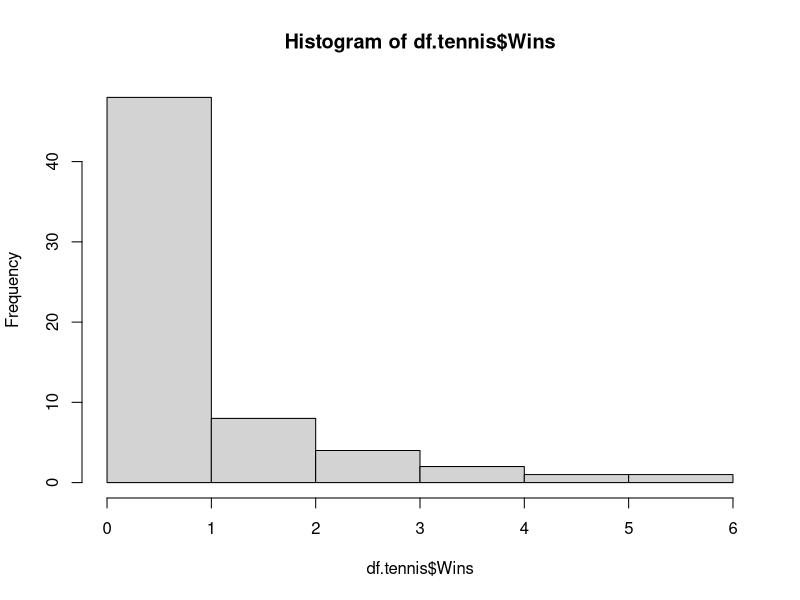

Write the R code that produced this figure.

results <- read.csv(file = "../../Data/ausopen2017.csv", header = TRUE, row.names = NULL, encoding = "UTF-8", sep = ",", dec = ".", quote = "\"", comment.char = "")
head(results)
summary(results$Round)

df <- data.frame(results$Winner, results$Loser, results$Round, results$WRank, results$LRank)
head(df)

names(df)[names(df) == "results.Winner"] <- "Winner"
names(df)[names(df) == "results.Loser"] <- "Loser"
names(df)[names(df) == "results.Round"] <- "Round"
names(df)[names(df) == "results.WRank"] <- "WRank"
names(df)[names(df) == "results.LRank"] <- "LRank"

df.2 <- df[df$Round == '2nd Round',]
nrow(df.2)
df.2$Winner <- as.character(df.2$Winner)
df.2$Loser <- as.character(df.2$Loser)
df.2$WRank <- as.integer(df.2$WRank)
df.2$LRank <- as.integer(df.2$LRank)
df.2 <- df.2[order(df.2$WRank),]
df.2

# 2 in the world skipped
# there are 2 #4 ranked players

df.2$highest <- ifelse(df.2$WRank < df.2$LRank, df.2$WRank, df.2$LRank)
df.2 <- df.2[order(df.2$highest),]
df.2

df.0116 <- df.2[1:4,]
df.0215 <- df.2[5:8,]
df.0314 <- df.2[9:12,]
df.0413 <- df.2[13:16,]
df.0512 <- df.2[17:20,]
df.0611 <- df.2[21:24,]
df.0710 <- df.2[25:28,]
df.0809 <- df.2[29:32,]

df.0116$A <- ifelse(df.0116$WRank < df.0116$LRank, df.0116$Winner, df.0116$Loser)
df.0116$AR <- 1
df.0116$B <- ifelse(df.0116$WRank > df.0116$LRank, df.0116$Winner, df.0116$Loser)
df.0116$BR <- 16
df.0116$Winner <- NULL
df.0116$Loser <- NULL
df.0116$Round <- NULL
df.0116$WRank <- NULL
df.0116$LRank <- NULL
df.0116$highest <- NULL

df.0215$A <- ifelse(df.0215$WRank < df.0215$LRank, df.0215$Winner, df.0215$Loser)
df.0215$AR <- 2
df.0215$B <- ifelse(df.0215$WRank > df.0215$LRank, df.0215$Winner, df.0215$Loser)
df.0215$BR <- 15
df.0215$Winner <- NULL
df.0215$Loser <- NULL
df.0215$Round <- NULL
df.0215$WRank <- NULL
df.0215$LRank <- NULL
df.0215$highest <- NULL

df.0314$A <- ifelse(df.0314$WRank < df.0314$LRank, df.0314$Winner, df.0314$Loser)
df.0314$AR <- 3
df.0314$B <- ifelse(df.0314$WRank > df.0314$LRank, df.0314$Winner, df.0314$Loser)
df.0314$BR <- 14
df.0314$Winner <- NULL
df.0314$Loser <- NULL
df.0314$Round <- NULL
df.0314$WRank <- NULL
df.0314$LRank <- NULL
df.0314$highest <- NULL

df.0413$A <- ifelse(df.0413$WRank < df.0413$LRank, df.0413$Winner, df.0413$Loser)
df.0413$AR <- 4
df.0413$B <- ifelse(df.0413$WRank > df.0413$LRank, df.0413$Winner, df.0413$Loser)
df.0413$BR <- 13
df.0413$Winner <- NULL
df.0413$Loser <- NULL
df.0413$Round <- NULL
df.0413$WRank <- NULL
df.0413$LRank <- NULL
df.0413$highest <- NULL

df.0512$A <- ifelse(df.0512$WRank < df.0512$LRank, df.0512$Winner, df.0512$Loser)
df.0512$AR <- 5
df.0512$B <- ifelse(df.0512$WRank > df.0512$LRank, df.0512$Winner, df.0512$Loser)
df.0512$BR <- 12
df.0512$Winner <- NULL
df.0512$Loser <- NULL
df.0512$Round <- NULL
df.0512$WRank <- NULL
df.0512$LRank <- NULL
df.0512$highest <- NULL

df.0611$A <- ifelse(df.0611$WRank < df.0611$LRank, df.0611$Winner, df.0611$Loser)
df.0611$AR <- 6
df.0611$B <- ifelse(df.0611$WRank > df.0611$LRank, df.0611$Winner, df.0611$Loser)
df.0611$BR <- 11
df.0611$Winner <- NULL
df.0611$Loser <- NULL
df.0611$Round <- NULL
df.0611$WRank <- NULL
df.0611$LRank <- NULL
df.0611$highest <- NULL

df.0710$A <- ifelse(df.0710$WRank < df.0710$LRank, df.0710$Winner, df.0710$Loser)
df.0710$AR <- 7
df.0710$B <- ifelse(df.0710$WRank > df.0710$LRank, df.0710$Winner, df.0710$Loser)
df.0710$BR <- 10
df.0710$Winner <- NULL
df.0710$Loser <- NULL
df.0710$Round <- NULL
df.0710$WRank <- NULL
df.0710$LRank <- NULL
df.0710$highest <- NULL

df.0809$A <- ifelse(df.0809$WRank < df.0809$LRank, df.0809$Winner, df.0809$Loser)
df.0809$AR <- 8
df.0809$B <- ifelse(df.0809$WRank > df.0809$LRank, df.0809$Winner, df.0809$Loser)
df.0809$BR <- 9
df.0809$Winner <- NULL
df.0809$Loser <- NULL
df.0809$Round <- NULL
df.0809$WRank <- NULL
df.0809$LRank <- NULL
df.0809$highest <- NULL

df.seeds <- data.frame(df.0116$A, df.0116$AR)
names(df.seeds)[names(df.seeds) == "df.0116.A"] <- "Player"
names(df.seeds)[names(df.seeds) == "df.0116.AR"] <- "Seed"
df.seed16 <- data.frame(df.0116$B, df.0116$BR)
names(df.seed16)[names(df.seed16) == "df.0116.B"] <- "Player"
names(df.seed16)[names(df.seed16) == "df.0116.BR"] <- "Seed"

df.seed02 <- data.frame(df.0215$A, df.0215$AR)
names(df.seed02)[names(df.seed02) == "df.0215.A"] <- "Player"
names(df.seed02)[names(df.seed02) == "df.0215.AR"] <- "Seed"
df.seed15 <- data.frame(df.0215$B, df.0215$BR)
names(df.seed15)[names(df.seed15) == "df.0215.B"] <- "Player"
names(df.seed15)[names(df.seed15) == "df.0215.BR"] <- "Seed"

df.seed03 <- data.frame(df.0314$A, df.0314$AR)
names(df.seed03)[names(df.seed03) == "df.0314.A"] <- "Player"
names(df.seed03)[names(df.seed03) == "df.0314.AR"] <- "Seed"
df.seed14 <- data.frame(df.0314$B, df.0314$BR)
names(df.seed14)[names(df.seed14) == "df.0314.B"] <- "Player"
names(df.seed14)[names(df.seed14) == "df.0314.BR"] <- "Seed"

df.seed04 <- data.frame(df.0413$A, df.0413$AR)
names(df.seed04)[names(df.seed04) == "df.0413.A"] <- "Player"
names(df.seed04)[names(df.seed04) == "df.0413.AR"] <- "Seed"
df.seed13 <- data.frame(df.0413$B, df.0413$BR)
names(df.seed13)[names(df.seed13) == "df.0413.B"] <- "Player"
names(df.seed13)[names(df.seed13) == "df.0413.BR"] <- "Seed"

df.seed05 <- data.frame(df.0512$A, df.0512$AR)
names(df.seed05)[names(df.seed05) == "df.0512.A"] <- "Player"
names(df.seed05)[names(df.seed05) == "df.0512.AR"] <- "Seed"
df.seed12 <- data.frame(df.0512$B, df.0512$BR)
names(df.seed12)[names(df.seed12) == "df.0512.B"] <- "Player"
names(df.seed12)[names(df.seed12) == "df.0512.BR"] <- "Seed"

df.seed06 <- data.frame(df.0611$A, df.0611$AR)
names(df.seed06)[names(df.seed06) == "df.0611.A"] <- "Player"
names(df.seed06)[names(df.seed06) == "df.0611.AR"] <- "Seed"
df.seed11 <- data.frame(df.0611$B, df.0611$BR)
names(df.seed11)[names(df.seed11) == "df.0611.B"] <- "Player"
names(df.seed11)[names(df.seed11) == "df.0611.BR"] <- "Seed"

df.seed07 <- data.frame(df.0710$A, df.0710$AR)
names(df.seed07)[names(df.seed07) == "df.0710.A"] <- "Player"
names(df.seed07)[names(df.seed07) == "df.0710.AR"] <- "Seed"
df.seed10 <- data.frame(df.0710$B, df.0710$BR)
names(df.seed10)[names(df.seed10) == "df.0710.B"] <- "Player"
names(df.seed10)[names(df.seed10) == "df.0710.BR"] <- "Seed"

df.seed08 <- data.frame(df.0809$A, df.0809$AR)
names(df.seed08)[names(df.seed08) == "df.0809.A"] <- "Player"
names(df.seed08)[names(df.seed08) == "df.0809.AR"] <- "Seed"
df.seed09 <- data.frame(df.0809$B, df.0809$BR)
names(df.seed09)[names(df.seed09) == "df.0809.B"] <- "Player"
names(df.seed09)[names(df.seed09) == "df.0809.BR"] <- "Seed"

df.seeds <- rbind(df.seeds, df.seed16)
df.seeds <- rbind(df.seeds, df.seed02)
df.seeds <- rbind(df.seeds, df.seed15)
df.seeds <- rbind(df.seeds, df.seed03)
df.seeds <- rbind(df.seeds, df.seed14)
df.seeds <- rbind(df.seeds, df.seed04)
df.seeds <- rbind(df.seeds, df.seed13)
df.seeds <- rbind(df.seeds, df.seed05)
df.seeds <- rbind(df.seeds, df.seed12)
df.seeds <- rbind(df.seeds, df.seed06)
df.seeds <- rbind(df.seeds, df.seed11)
df.seeds <- rbind(df.seeds, df.seed07)
df.seeds <- rbind(df.seeds, df.seed10)
df.seeds <- rbind(df.seeds, df.seed08)
df.seeds <- rbind(df.seeds, df.seed09)

nrow(df.seeds)
df.tourny <- df[df$Round != '1st Round',]

getNumberofWins <- function(playerName) {
    wins <- df.tourny[df.tourny$Winner == playerName,]
    return(nrow(wins))
}

df.seeds$Wins <- sapply(df.seeds$Player, getNumberofWins)

df.tennis <- df.seeds
df.tennis$Player <- NULL
hist(df.tennis$Wins)

head(df.tennis)

library(plyr)
ddply(df.tennis, ~ Seed, summarise, mean = mean(Wins), sd = sd(Wins))

